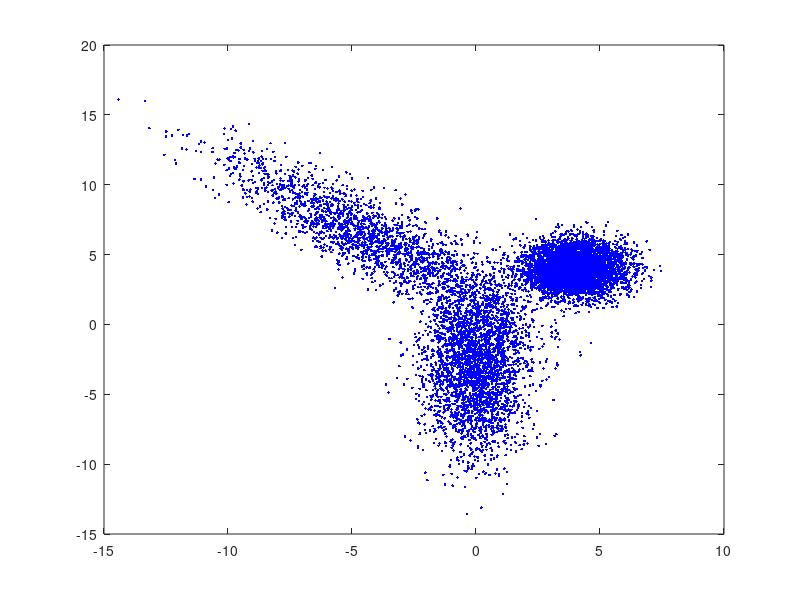

This figure's MATLAB source:
aaa = randn(5000,2)+repmat([4 4],[5000 1]);
aaa = [aaa;randn(3000,2).*repmat([1 3],[3000 1])+repmat([0 -3],[3000 1])];
RRR = [cosd(45) -sind(45);sind(45) cosd(45)];
aaa = [aaa;(RRR*(randn(2000,2).*repmat([1 4],[2000 1]))')'+repmat([-4 6],[2000 1])];
plot(aaa(:,1),aaa(:,2),'.b');